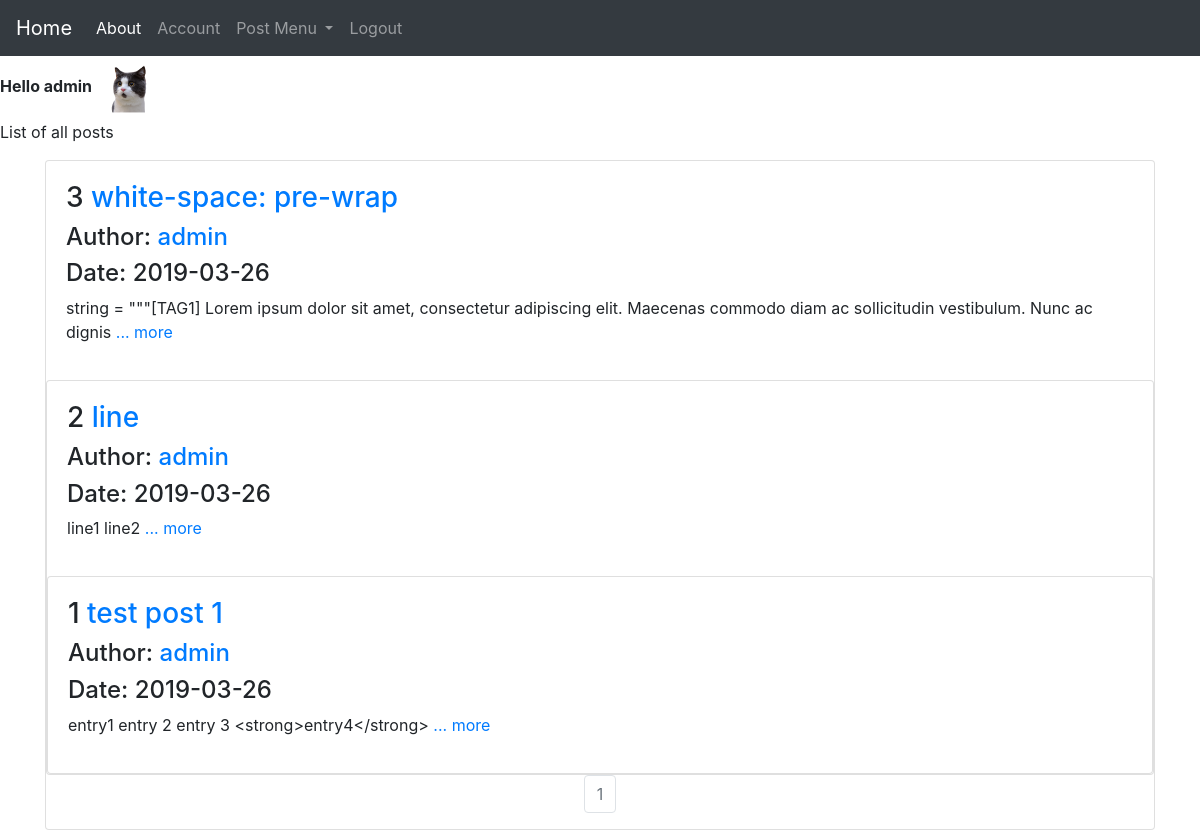
The app's page / (signed in), older data.
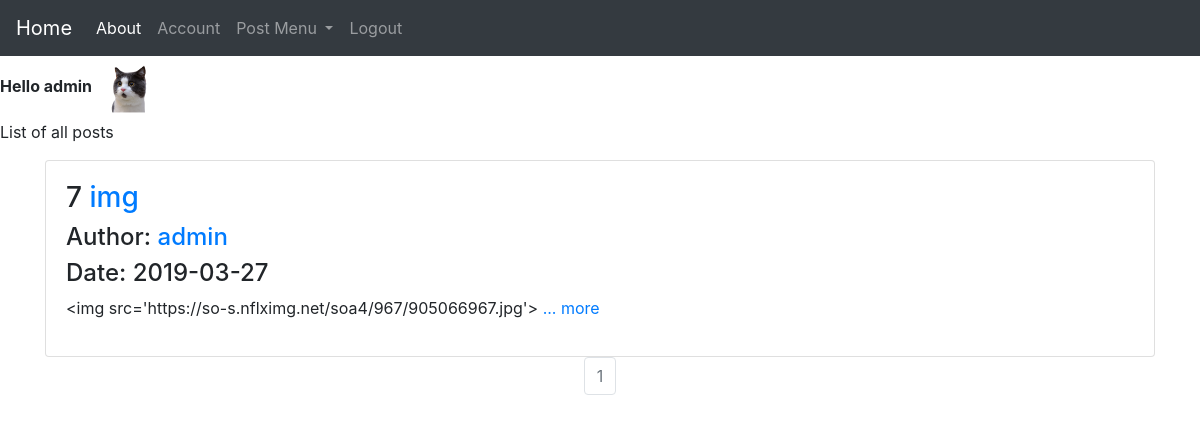
The same page, newer data.
### source/models.py (models this page shows, shortened)
class User(db.Model, UserMixin):
	__tablename__ = 'user_table'
	id = db.Column(db.Integer, primary_key=True)
	username = db.Column(db.String(30), unique=True, index =True, nullable=False)
	email = db.Column(db.String(40), unique=True, index =True, nullable=False)
	avatar = db.Column(db.String(30), nullable=False, default='default.png')
	password_hash = db.Column(db.String(128), nullable=False)
	post = db.relationship('Post', backref='author', lazy=True)

class Post(db.Model):
	__tablename__ = 'post_table'
	id = db.Column(db.Integer, primary_key=True)
	title = db.Column(db.String(30), nullable=False)
	date = db.Column(db.DateTime(), default=datetime.utcnow, nullable=False)
	content = db.Column(db.Text(), nullable=False)
	user_id = db.Column(db.String(30), db.ForeignKey('user_table.id'), nullable=False)

### source/core/views.py (the view)
@core.route('/')
def index():
    page = request.args.get('page', 1, type=int)
    posts = Post.query.order_by(Post.date.desc()).paginate(page=page, per_page=5)
    return render_template('index.html', posts=posts)

### source/models.py (called while the page is built)
@lm.user_loader
def load_user(user_id):
	return User.query.get(user_id)

### source/templates/index.html
{% extends 'base.html' %}
{% block content %}
<p>List of all posts</p>
  <div class="container">
    {% for post in posts.items %}
    <div class="card" >
	    <div class="card-body">
	        <h3>{{ post.id }} <a href="{{ url_for('post.show', post_id=post.id) }}"> {{post.title}}</a></h3>
	        <h4>Author: <a href="{{ url_for('user.posts', username=current_user.username) }}">{{post.author.username}}</a></h4>
	        <h4>Date: {{post.date.strftime('%Y-%m-%d')}}</h4>
	        <p>{{post.content[:180]}}
	        	<a href="{{ url_for('post.show', post_id=post.id) }}">... more</a>
			</p>
	    </div>
    {% endfor %}
    </div>
   </div>
<div class="container">
	<nav aria-label="Page navigation example">
     <ul class="pagination justify-content-center">
       {% for page_num in posts.iter_pages(left_edge=1, right_edge=1, left_current=1, right_current=2) %}
          {% if posts.page == page_num %}
          <li class="page-item disabled">
            <a class="page-link" href="{{ url_for('core.index', page=page_num) }}">{{ page_num }}</a></li>
          {% else %}
            <li class="page-item"><a class="page-link" href="{{ url_for('core.index', page=page_num) }}">{{ page_num }}</a></li>
          {% endif %}
      {% endfor %}
    </nav>
 </div>
{% endblock %}

### source/templates/base.html (shortened to what this page needs)
<!DOCTYPE html>
<html>
<head>
	<link rel="stylesheet" href="https://stackpath.bootstrapcdn.com/bootstrap/4.3.1/css/bootstrap.min.css">
	<link rel="stylesheet" href="static/basic.css">
</head>
<body>
	<nav class="navbar navbar-expand-lg navbar-dark bg-dark">
	  <a class="navbar-brand" href="{{ url_for('core.index') }}">Home</a>
	  <div class="collapse navbar-collapse" id="navbarSupportedContent">
	    <ul class="navbar-nav mr-auto">
	      <li class="nav-item active">
	        <a class="nav-link" href="{{ url_for('core.about') }}">About <span class="sr-only">(current)</span></a>
	      </li>
	      {% if current_user.is_authenticated %}
	      <li class="nav-item">
	        <a class="nav-link" href="{{ url_for('user.account', user_id=current_user.id) }}">Account</a>
	      </li>
	      <li class="nav-item dropdown">
	        <a class="nav-link dropdown-toggle" href="#" id="navbarDropdown" role="button" data-toggle="dropdown" aria-haspopup="true" aria-expanded="false">
	          Post Menu
	        </a>
	      </li>
	      <li class="nav-item">
	        <a class="nav-link" href="{{ url_for('user.logout') }}" tabindex="-1">Logout</a>
	      </li>
	      {% endif %}
	    </ul>
	  </div>
	</nav>
	{% if current_user.is_authenticated %}
	<strong>Hello {{current_user.username}}</strong>
	<img src="{{ url_for('static', filename='profile_pics/' + current_user.avatar) }}"  width="64" height="64">
	{% endif %}
{% block content %}
{% endblock %}
</body>
</html>

Row changes from the older to the newer data that the page shows:
removed Post: id "3", title "white-space: pre-wrap", author.username "admin", date "2019-03-26", content "string = \"\"\"[TAG1] Lorem ipsum dolor sit amet, consectetur adipiscing elit. Maecenas commodo diam ac sollicitudin vestibulum. Nunc ac dignis"
removed Post: id "2", title "line", author.username "admin", date "2019-03-26", content "line1 line2"
removed Post: id "1", title "test post 1", author.username "admin", date "2019-03-26", content "entry1 entry 2 entry 3 <strong>entry4</strong>"
added Post: id "7", title "img", author.username "admin", date "2019-03-27", content "<img src='https://so-s.nflximg.net/soa4/967/905066967.jpg'>"
